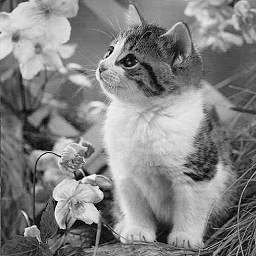
#> input picture Internship(IP using python)/images/HC_cat.bmp, 256 x 256 px, found by its file name
$ python Averagemask.py
#> lines starting #> are read from the running program, lines starting #| are printed output that depends on the picture
# Low Pass SPatial Domain Filtering
# to observe the blurring effect

import cv2
import numpy as np


# Read the image
img = cv2.imread('images\HC_cat.bmp',0)
#> img is the input picture: shape (256, 256); min 0, max 255, mean 130.6

# Obtain number of rows and columns
# of the image
m, n = img.shape
#> m = 256; n = 256

# Develop Averaging filter(3, 3) mask
mask = np.ones([3, 3], dtype = int)
mask = mask / 9

# Convolve the 3X3 mask over the image
img_new = np.zeros([m, n])

for i in range(1, m-1):
	for j in range(1, n-1):
		temp = img[i-1, j-1]*mask[0, 0]+img[i-1, j]*mask[0, 1]+img[i-1, j + 1]*mask[0, 2]+img[i, j-1]*mask[1, 0]+ img[i, j]*mask[1, 1]+img[i, j + 1]*mask[1, 2]+img[i + 1, j-1]*mask[2, 0]+img[i + 1, j]*mask[2, 1]+img[i + 1, j + 1]*mask[2, 2]

		img_new[i, j]= temp
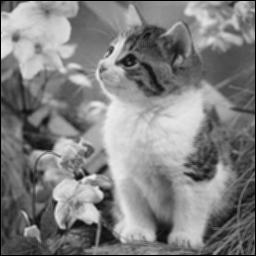
#> img_new: shape (256, 256) float64; min 0, max 239.6, mean 128.9

img_new = img_new.astype(np.uint8)
cv2.imshow("Blurred Image",img_new)
cv2.waitKey(0)
#cv2.imwrite('blurred.tif', img_new)
